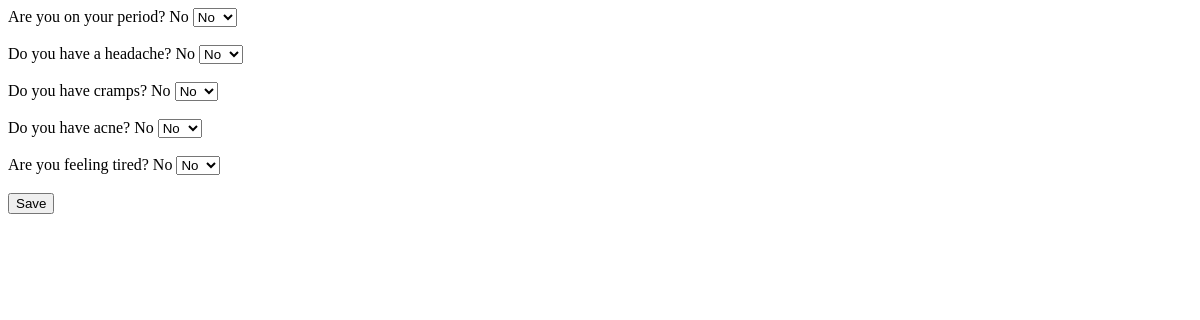
The app's page /details?id=1, older data.
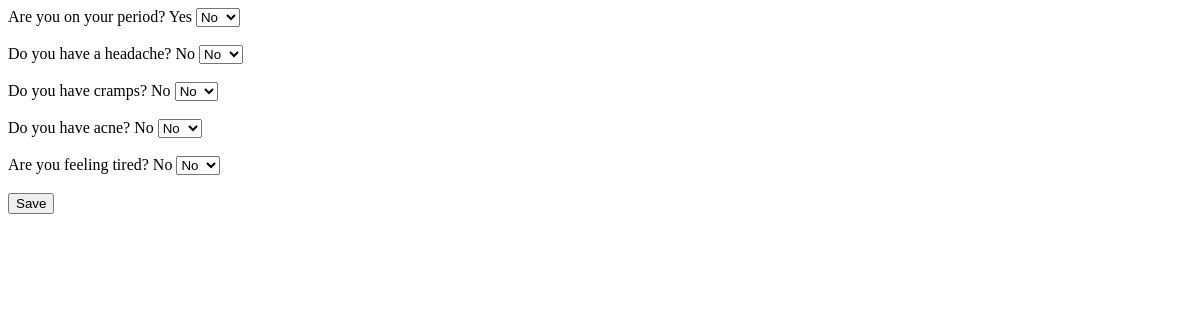
The same page, newer data.
### main.py (models this page shows)
class New_Table(db.Model):
    __tablename__ = current_month_and_year
    id = db.Column(db.Integer, primary_key=True)
    date = db.Column(db.Integer, nullable=False)
    day_of_week = db.Column(db.String(250), nullable=False)
    period_started = db.Column(db.String(250), nullable=True)
    cramps = db.Column(db.String(250), nullable=True)
    headache = db.Column(db.String(250), nullable=True)
    fatigue = db.Column(db.String(250), nullable=True)
    acne = db.Column(db.String(250), nullable=True)

### main.py (the view, shortened to what this page needs)
@app.route("/details", methods=["post", "get"])
def day_details():
    day_id = request.args.get("id")
    selected_day = New_Table.query.get(day_id)
    return render_template("day_details.html", day=selected_day)

### templates/day_details.html (shortened to what this page needs)
<!DOCTYPE html>
<html lang="en">
<head>
</head>
<body>
    <form action="{{ url_for('day_details') }}" method="POST">
        <label>Are you on your period? {{ day.period_started }}</label>
        <select name="period_start">
            <option value="No">No</option>
        </select>
        <br><br>
        <label>Do you have a headache? {{ day.headache }}</label>
        <select name="headache">
            <option value="No">No</option>
        </select>
        <br><br>
        <label>Do you have cramps? {{ day.cramps }}</label>
        <select name="cramps">
            <option value="No">No</option>
        </select>
        <br><br>
        <label>Do you have acne? {{ day.acne }}</label>
        <select name="acne">
            <option value="No">No</option>
        </select>
        <br><br>
        <label>Are you feeling tired? {{ day.fatigue }}</label>
        <select name="fatigue">
            <option value="No">No</option>
        </select>
        <br><br>
        <button type="submit">Save</button>
    </form>
</body>
</html>

Row changes from the older to the newer data that the page shows:
changed New_Table "No": period_started "No" → "Yes"
